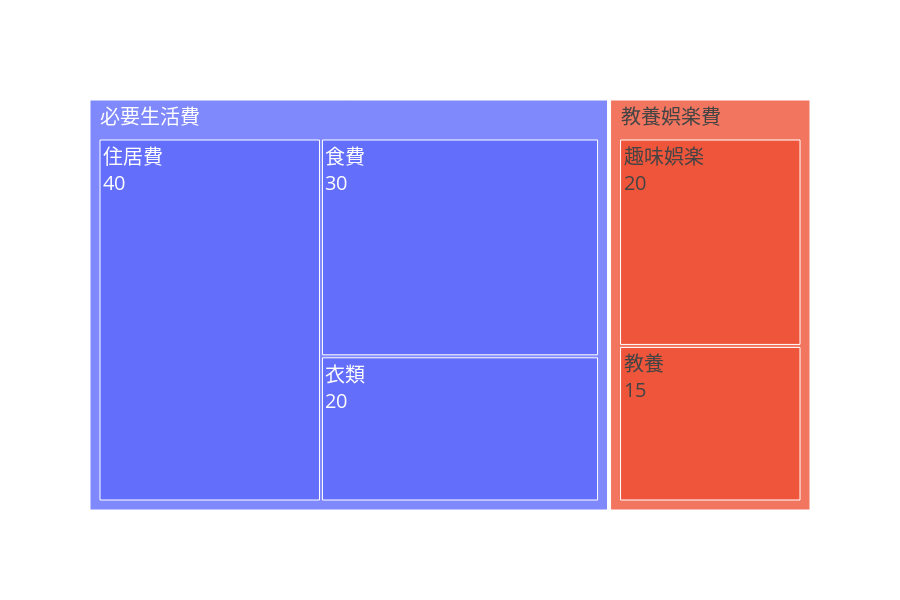

Notebook code for this chart:
### Markdown cell above
### ツリーマップ

### Code cell
# 1. px.treemap の引数で直接サイズを指定する場合
# トレemapは横長（16:9 や 4:3 など）にすると、ラベルが読みやすくなることが多いです
treemap_fig = px.treemap(
    composition_df, 
    path=["大分類", "中分類"], 
    values="金額",
    width=900,   # 幅を広めに指定
    height=600   # 高さを指定
)

# 2. トレース（ラベルの表示形式）の更新
treemap_fig.update_traces(textinfo="label+value", textfont_size=20)

# 【別解】後からサイズを変更する場合
# treemap_fig.update_layout(width=1000, height=500)

# 3. グラフを表示
treemap_fig.show()

### Figure 1 — Plotly figure (JSON) as saved in the notebook; plotly's stock layout.template omitted (floating-point values rounded to 4 significant figures)
{"data": [{"branchvalues": "total", "domain": {"x": [0, 1], "y": [0, 1]}, "hovertemplate": "labels=%{label}<br>金額=%{value}<br>parent=%{parent}<br>id=%{id}<extra></extra>", "ids": ["必要生活費/衣類", "必要生活費/食費", "必要生活費/住居費", "教養娯楽費/教養", "教養娯楽費/趣味娯楽", "必要生活費", "教養娯楽費"], "labels": ["衣類", "食費", "住居費", "教養", "趣味娯楽", "必要生活費", "教養娯楽費"], "name": "", "parents": ["必要生活費", "必要生活費", "必要生活費", "教養娯楽費", "教養娯楽費", "", ""], "textfont": {"size": 20}, "textinfo": "label+value", "type": "treemap", "values": [20.0, 30.0, 40.0, 15.0, 20.0, 90.0, 35.0]}], "layout": {"height": 600, "legend": {"tracegroupgap": 0}, "margin": {"t": 60}, "width": 900}}
